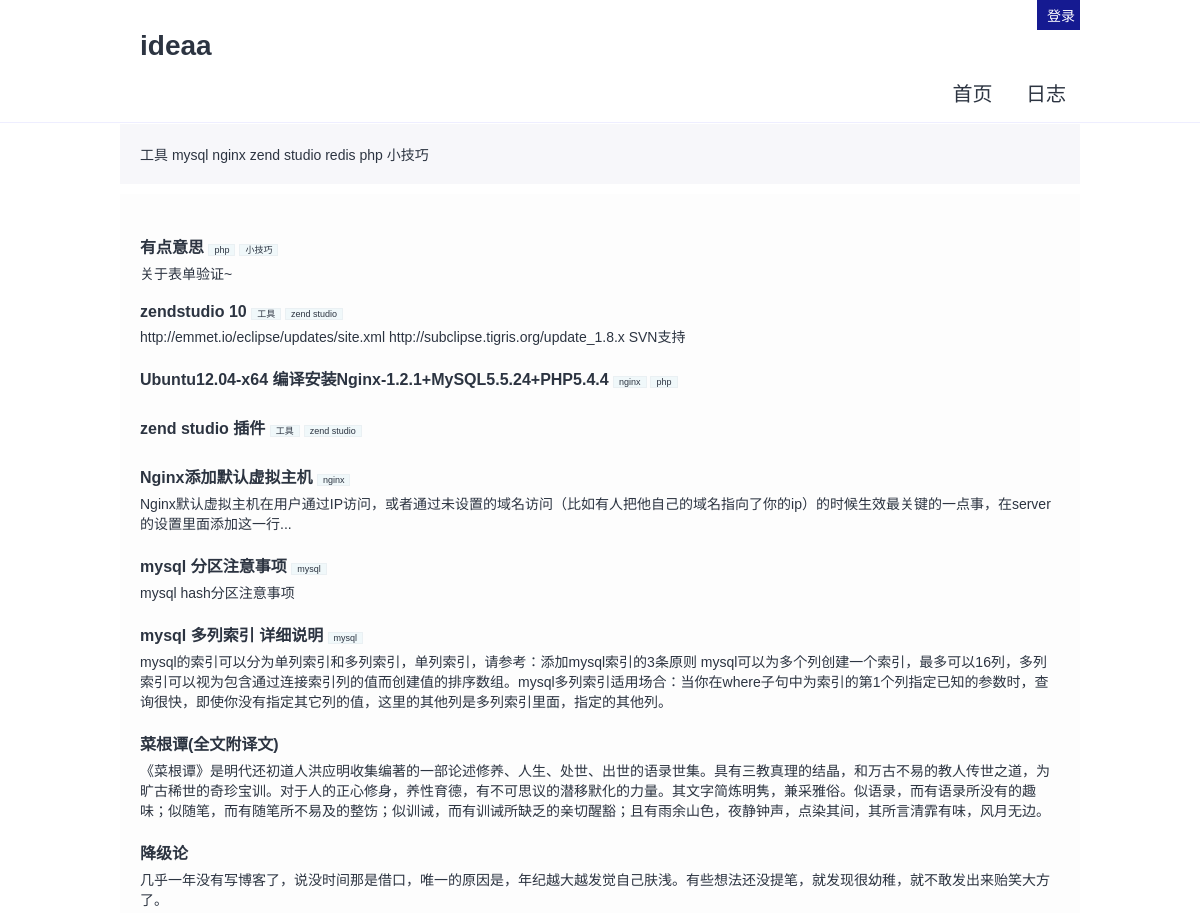
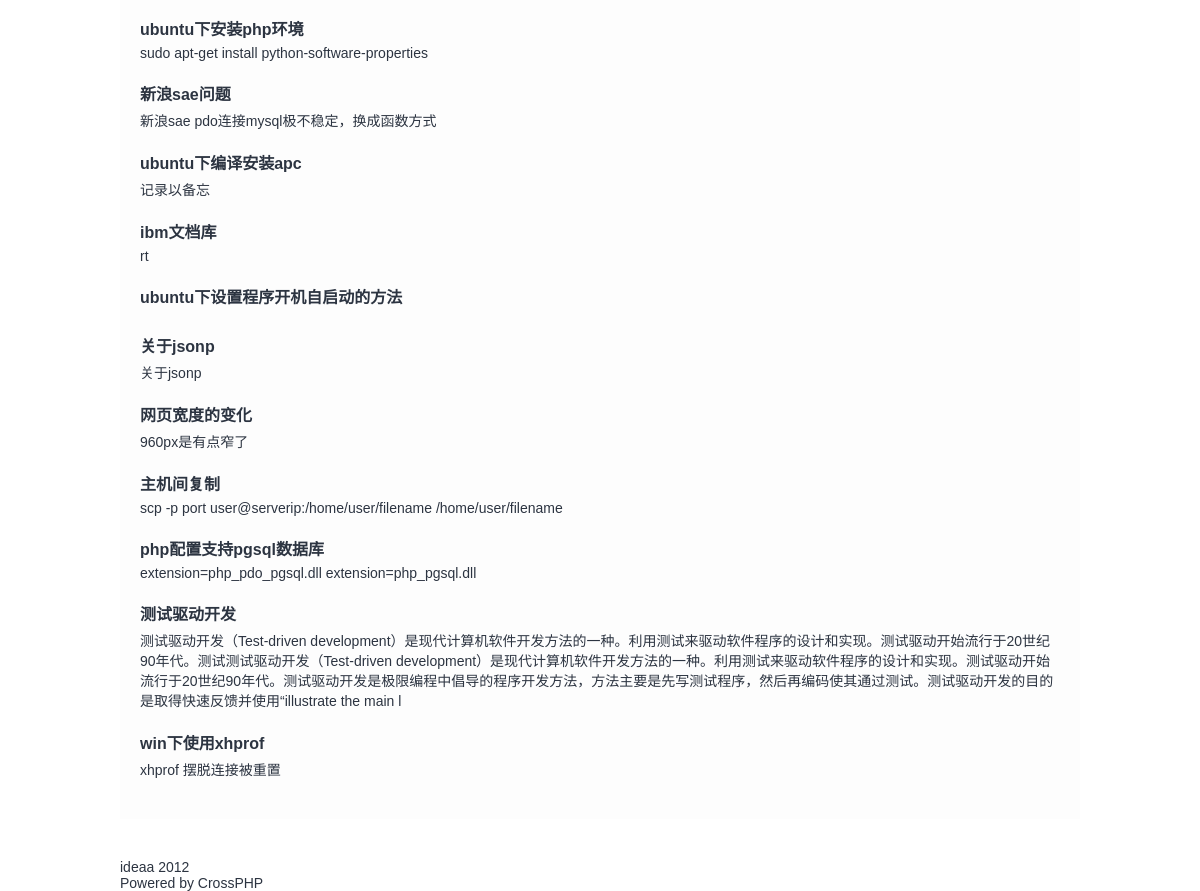
The page / on the database its author committed (2 pictures, top to bottom).
### tables this page shows
CREATE TABLE IF NOT EXISTS `article_tags` (
  `id` int(10) unsigned NOT NULL AUTO_INCREMENT,
  `tid` int(10) unsigned NOT NULL DEFAULT '0',
  `aid` int(10) unsigned NOT NULL DEFAULT '0',
  PRIMARY KEY (`id`),
  KEY `aid` (`aid`),
  KEY `tid` (`tid`)
);

CREATE TABLE IF NOT EXISTS `tags` (
  `id` int(10) unsigned NOT NULL AUTO_INCREMENT,
  `name` varchar(255) NOT NULL DEFAULT '',
  PRIMARY KEY (`id`),
  KEY `name` (`name`)
);

CREATE TABLE IF NOT EXISTS `article` (
  `id` int(11) NOT NULL AUTO_INCREMENT,
  `cid` tinyint(4) NOT NULL COMMENT '分类ID',
  `istop` tinyint(4) NOT NULL,
  `title` varchar(255) NOT NULL,
  `status` tinyint(4) NOT NULL DEFAULT '1',
  `author` varchar(128) NOT NULL,
  `desc` varchar(255) DEFAULT NULL,
  `content` text NOT NULL,
  `date` int(11) NOT NULL,
  PRIMARY KEY (`id`)
);

### app/home/views/MainView.php (called while the page is built, shortened)
<?php defined('DOCROOT')or die('Access Denied');
class MainView extends CoreView
{
    function index($data)
    {
        $article = $data["article"];
        include $this->tpl('main');
    }
}

### app/home/controllers/Main.php (called while the page is built, shortened)
<?php defined('DOCROOT')or die("Access Denied");
class Main extends CoreController
{
    function index()
    {
        $data["article"] = $data["tag"] = array();
        $data["article"] = $this->model->load("ArticleModel")->getArticle(0, 20);
        $data["tag"] = $this->model->load("UserModel")->get_all_tag();
        $this->view->display($data);
    }
}

### crossphp/core/Dispatcher.php (called while the page is built, shortened)
<?php defined('CROSSPHP_PATH')or die('Access Denied');
class Dispatcher
{
    private static $controller;
    private static $action;
    private static $params;
    private static $appConfig;
    private function __construct($appinit)
    {
        self::$appConfig = $appinit;
    }
    private static function parseRouter( $router, $args )
    {
        if(is_object($router)) {
            self::$controller     = $router->getController();
            self::$action         = $router->getAction();
            self::$params         = $router->getParams();
        }
    }
    public static function run($router, $args = null)
    {
        $_action = self::$action;
        $controller = new self::$controller( self::$controller, $_action, self::$params, self::$appConfig );
        return $controller->$_action( self::$params );
    }
}

### crossphp/core/Cross.php (called while the page is built, shortened)
<?php defined('CROSSPHP_PATH')or die('Access Denied');
class Cross {
    public  static $appname;
    private static $_config;
    private static $appset;
    private function __construct( $appname, $_config )
    {
        self::$appname = $appname;
        self::$_config = $_config;
    }
    static function config( )
    {
        return Config::getInstance( self::$appname )->init( self::$_config );
    }
    static function getAppset()
    {
        return self::config()->getInit();
    }
    static function router()
    {
        return Router::getInstance()->set( self::$appset )->getRouter();
    }
    private function appInit( )
    {
        self::$appset = self::getAppset();
    }
    public function run( $args = null )
    {
        Dispatcher::getInstance( self::config() )->run( self::router(), $args );
    }
}

### index.php (called while the page is built, shortened)
<?php define('DOCROOT', realpath(dirname(__FILE__)).DIRECTORY_SEPARATOR);
Cross::loadApp( 'home' )->run();

### crossphp/lib/DataAccess.php (called while the page is built, shortened)
<?php
class DataAccess
{
    private $_link;
    function __construct($dbhost, $dbuser, $dbpass, $dbname, $dbport="3306", $dbcharset="utf8")
    {
        $this->_link = mysql_connect($dbhost.':'.$dbport, $dbuser, $dbpass);
        return $this->_link;
    }
    private function query($sql)
    {
        $query = mysql_query($sql, $this->_link);
        if($query) return $query;
        else exit('Query error.'.mysql_errno().'-'.mysql_error());
    }
    public function fetchAll($sql)
    {
        $_query = $this->query($sql);
        $result = array();
        $i = 0;
        while($row = mysql_fetch_assoc($_query))
        {
            $result[$i] = $row;
            $i++;
        }
        return $result;
    }
}

### app/home/models/ArticleModel.php (called while the page is built, shortened)
<?php defined('DOCROOT')or die('Access Denied');
class ArticleModel extends CoreModel
{
    function getArticle($page=0, $pre=10)
    {
        $sql = "SELECT * FROM `article` ORDER BY `date` DESC LIMIT {$page}, {$pre}";
        $data = $this->link->fetchAll($sql);
        foreach($data as & $a) {
            $tag_sql = "SELECT at.tid as id, t.name as name FROM `article_tags` as at, `tags` as t WHERE at.aid={$a["id"]} AND at.tid=t.id";
            $a["tag"] = $this->link->fetchAll($tag_sql);
        }
        return $data;
    }
}
?>

### crossphp/core/Config.php (called while the page is built, shortened)
<?php defined('CROSSPHP_PATH')or die('Access Denied');
class ConfigBase implements ConfigInterface
{
    private $init;
    function get($config, $name=null)
    {
        if(is_string($config))
        {
            if(isset($this->init[$config])) {
                if($name) {
                    if(isset($this->init[$config][$name])) {
                        return $this->init[$config][$name];
                    } else {
                        return false;
                    }
                }
                return $this->init[$config];
            }
        }
    }
    function setInit($init)
    {
        $this->init = $init;
    }
}

### app/home/models/UserModel.php (called while the page is built, shortened)
<?php defined('DOCROOT')or die('Access Denied');
class UserModel extends CoreModel
{
    function get_all_tag()
    {
        $sql = "SELECT * FROM `tags`";
        return $this->link->fetchAll($sql);
    }
}

### crossphp/core/Loader.php (called while the page is built, shortened)
<?php defined('CROSSPHP_PATH')or die('Access Denied');
class Loader
{
    static private $coreClass;
    private function __construct( )
    {
        self::$coreClass = self::getCoreClass();
    }
    private static function getCoreClass()
    {
        return array
        (
            'RouterInterface'   => 'interface/RouterInterface.php',
            'Loader'        => 'core/Loader.php',
            'Dispatcher'    => 'core/Dispatcher.php',
            'FrameBase'     => 'core/FrameBase.php',
            'Config'        => 'core/Config.php',
            'Cache'         => 'core/Cache.php',
            'CrossException'    => 'exception/CrossException.php',
            'CoreException'     => 'exception/CoreException.php',
            'FrontException'    => 'exception/FrontException.php',
            'CacheException'    => 'exception/CacheException.php',
            'CoreController' => 'core/CoreController.php',
            'CoreModel'      => 'core/CoreModel.php',
            'CoreView'       => 'core/CoreView.php',
            'Request'        => 'core/Request.php',
            'Response'       => 'core/Response.php',
            'Router'         => 'core/Router.php',
            'UrlRouter'      => 'core/UrlRouter.php',
            'Helper'         => 'core/Helper.php',
            'Mcrypt'         => 'core/Mcrypt.php',
            'DEcode'         => 'core/DEcode.php',
            'HexCrypt'       => 'core/HexCrypt.php',
            'Page'          => 'lib/Page.php',
            'tsImg'         => 'lib/class.image.php',
            'MySql'         => 'lib/pdo_mysql.php',
            'MongoBase'     => 'lib/MongoBase.php',
            'DataAccess'    => 'lib/DataAccess.php',
            'resizeimage'   => 'lib/resizeimage.php',
            'PdoDataAccess' => 'lib/PdoDataAccess.php',
        );
    }
    static function autoLoad($classname)
    {
        if( isset(self::$coreClass[$classname]) ) {
            $_filename= CROSSPHP_PATH.self::$coreClass[$classname];
        }
    }
}

### crossphp/core/Helper.php (called while the page is built, shortened)
<?php defined('CROSSPHP_PATH')or die('Access Denied');
class Helper
{
	public static function echoStr($str,$len,$IsNotPoint=false)
	{
		$temp=self::GetShowLen($str);
		if($temp == $len) {
			return $str ;
		}else{
			$len = $len - 1 ;
		}
		$start = 0 ;
        $chars = $str;
        $i=0;
        $m=0;
        $n=0;
        do {
            if (isset($chars[$i]) && preg_match ("/[0-9a-zA-Z ,:.;?!'\"]/", $chars[$i])){
                $m++;
            } else {   $n++;  }
            $k = $n/3+$m/2;
            $l = $n/3+$m;
            $i++;
        } while($k < $len);
        $str1 = mb_substr($str,$start,$l,'utf-8');
        if(strlen($str)==strlen($str1)) return $str ;
        else if($IsNotPoint) {
            return $str1;
        }
        else return $str1."..";
	}
    public static function GetStrLen ($str)
    {
        return mb_strlen($str);
    }
    public static function GetShowLen ($s)
    {
        $al = self::GetStrLen($s);
        $el = 0;
        foreach (unpack("C*", $s) as $e)
        {
            if ($e <= 0x7F)
            {
                $el ++;
            }
        }
        return ($al - $el) + intval($el / 2) + $el % 2;
    }
}

### app/home/templates/web/page/article_list.tpl.php (the view, shortened to what this page needs)
<ul>
<?php foreach($article as $item) {
    ?>
    <li>
        <div class="articlelist">
            <a class="listtitle" href="<?php echo $this->link("article:detail", array($item["id"], "{$item["title"]}.html")) ?>">
                <?php echo $item["title"] ?>
            </a>
            <?php if(! empty($item["tag"])) : ?>
                <?php foreach($item["tag"] as $tag) : ?>
                <a style="font-size:9px;background: rgb(240, 248, 250);padding: 0px 5px;border:1px solid rgb(234, 240, 243)" href="<?php echo $this->link("tag",array($tag["id"], $tag["name"])) ?> "><?php echo $tag["name"] ?></a>
                <?php endforeach ?>
            <?php endif ?>
        </div>
        <div><?php echo Helper::echoStr(stripcslashes($item["desc"]), 400) ?></div>
    </li>
    <?php
} ?>
</ul>

### crossphp/core/CoreView.php (shortened to what this page needs)
<?php defined('CROSSPHP_PATH')or die('Access Denied');
class CoreView extends Response
{
    protected $urlconfig;
    function __construct($action = null, $controller = null, $params=null, $config = null)
    {
        $this->action = $action;
        $this->controller = $controller;
        $this->config = $config;
        $this->site_url = $this->config->get("sys", "site_url");
        $this->urlconfig = $this->config->get("url");
    }
    function getTplPath()
    {
        return $this->config->get("sys", "app_path").DS.'templates'.DS.$this->getTplPathByType().DS;
    }
    function link($_controller=null, $params=null)
    {
        $_linkurl = $this->site_url;
        if($_controller) {
            $_linkurl .= $this->makeController($_controller);
            $params = $this->makeParams($params);
        }
        if($params != '') {
            $_linkurl .= $this->urlconfig['dot'].$this->makeParams($params);
        }
        return $_linkurl;
    }
    private function makeController($_controller)
    {
        $_linkurl = '';
        if(false !== strpos($_controller, ":")){
            list($controller,$action) = explode(":", $_controller);
        } else {
            $controller = $_controller;
        }
        if($this->urlconfig ['rewrite']) {
            $_linkurl .= '/'.$controller;
        }
        if(isset($action)){
            $_linkurl .= $this->urlconfig['dot'].$action;
        }
        return $_linkurl;
    }
    private function makeParams($params)
    {
        $_linkurl = '';
        if($params) {
            if(is_array($params)) {
                $_linkurl = implode($this->urlconfig['dot'], $params);
            } else {
                $_linkurl = $params;
            }
        }
        return $_linkurl;
    }
    final function display(  $date=null, $method = null )
    {
        $_action = $this->action;
        if($method) {
            $this->$method($date);
        } else $this->$_action( $date );
        $_content = ob_get_clean();
        $this->loadLayer($_content);
    }
    function getTplPathByType()
    {
        return 'web';
    }
    function is_mobile()
    {
        $regex_match ="/(nokia|iphone|android|motorola|^mot\-|softbank|foma|docomo|kddi|up\.browser|up\.link|";
        $regex_match.="htc|dopod|blazer|netfront|helio|hosin|huawei|novarra|CoolPad|webos|techfaith|palmsource|";
        $regex_match.="blackberry|alcatel|amoi|ktouch|nexian|samsung|^sam\-|s[cg]h|^lge|ericsson|philips|sagem|wellcom|bunjalloo|maui|";
        $regex_match.="symbian|smartphone|midp|wap|phone|windows ce|iemobile|^spice|^bird|^zte\-|longcos|pantech|gionee|^sie\-|portalmmm|";
        $regex_match.="jig\s browser|hiptop|^ucweb|^benq|haier|^lct|opera\s*mobi|opera\*mini|320x320|240x320|176x220";
        $regex_match.=")/i";
        return isset($_SERVER['HTTP_X_WAP_PROFILE']) or isset($_SERVER['HTTP_PROFILE']) or preg_match($regex_match, strtolower($_SERVER['HTTP_USER_AGENT']));
    }
    function loadLayer($content, $seo=null)
    {
        $_realpath = $this->getTplPath().'layer'.DS;
        if( isset($layer) ) {
            $layer = $_realpath.$layer.'.layer.php';
        } else {
            $layer = $_realpath.'default.layer.php';
        }
        if( file_exists($layer) ) include $layer;
        else throw new CoreException($layer.' layer Not found!');
    }
}

### app/home/templates/web/page/main.tpl.php
<div class="tag">
    <?php foreach($data["tag"] as $tag) : ?>
    <a href="<?php echo $this->link("tag",array($tag["id"], $tag["name"])) ?> "><?php echo $tag["name"] ?></a>
    <?php endforeach ?>
</div>
<div class="main">
<?php include $this->tpl("article_list") ?>
</div>

### app/home/templates/web/layer/default.layer.php (shortened to what this page needs)
<!DOCTYPE html PUBLIC "-//W3C//DTD XHTML 1.0 Transitional//EN" "http://www.w3.org/TR/xhtml1/DTD/xhtml1-transitional.dtd">
<html xmlns="http://www.w3.org/1999/xhtml" xml:lang="zh-cn">
<head>
    <link rel="stylesheet" type="text/css" href="<?php echo $static_url ?>css/style.css" media="all" />
    <link rel="stylesheet" type="text/css" href="<?php echo STATIC_URL ?>editor/plugins/code/prettify.css" media="all" />
</head>
<body>
    <div class="wrap">
        <div class="panl">
            <ul>
            	<li>
                    <?php if(isset($_SESSION["u"])) : ?>
                    <a href="<?php echo $this->link("user") ?>">欢迎你: <?php echo $_SESSION["screen_name"] ?></a>
                    &nbsp;&nbsp;&nbsp;&nbsp;<a href="<?php echo $this->link("user:logout") ?>">退出</a>
                    <?php else : ?>
                    <a href="<?php echo $this->link("user:login") ?>">登录</a>
                    <?php endif ?>
                </li>
            </ul>
        </div>
    </div>
    <div class="wrap clear">
        <div class="logo">
            <a href="<?php echo SITE_URL ?>">
                <h1 class="toplogo">ideaa</h1>
            </a>
        </div>
    </div>
    <div class="topnav">
        <div class="wrap nav">
            <a href="<?php echo $this->link() ?>">首页</a>
            <a href="<?php echo $this->link("article") ?>" <?php if(strtolower($this->controller) == 'article') : ?>class="current"<?php endif ?>>日志</a>
        </div>
    </div>
    <div class="wrap content">
        <?php echo $content ?>
    </div>
    <div class="wrap foot clear">
        <span>ideaa 2012<br>Powered by CrossPHP</span>
    </div>
</body>
</html>

### static/css/style.css (style rules this page uses)
body, h1, h2, h3, h4, h5, h6, hr, p, blockquote, dl, dt, dd, ul, ol, li, pre, form, fieldset, legend, button, input, textarea, th, td { margin:0;padding:0 }
body { color:#2C3441;padding:0;margin:0;font-size:14px;font-family: 微软雅黑,Arial,Helvetica,sans-serif; }
a { color:#2C3441;text-decoration:none; }
ul li { list-style:none; }
.wrap { width:960px;margin:0 auto; }
.logo { margin:20px;width:200px; }
.panl { text-align:right;padding:5px;background:#151A91;float:right }
.panl li { background:#151A91;color:#ffffff;padding-left:5px; }
.panl li a { color:#ffffff; }
.topnav { height:25px;text-align:right;width:100%;position:relative;border-bottom:1px solid #eeeeff;height:40px;margin:20px 0;width:100%;margin:0 auto;line-height:25px;font-size:20px; }
.nav { height:40px; }
.topnav a { height:40px;padding:14px; }
.tag { background: rgb(247, 247, 250);padding:20px; }
.main { margin:10px auto;min-height:600px;background:#FDFDFD;padding:20px; }
.main li { margin:20px 0; }
.main .listtitle { font-size:16px;font-weight:700; }
.main .articlelist { padding-bottom:5px; }
.content { margin-top:1px;background:#ffffff; }
.foot { margin-top:40px; }
.foot span { text-align:center; }
.clear { clear:both }

### rows shown on the page
article_tags: tags.name "工具"
article_tags: tags.name "mysql"
article_tags: tags.name "nginx"
article_tags: tags.name "zend studio"
tags: name "redis"
article_tags: tags.name "php"
article_tags: tags.name "小技巧"
article: title "有点意思", desc "关于表单验证~"
article: title "zendstudio 10", desc "http://emmet.io/eclipse/updates/site.xml http://subclipse.tigris.org/update_1.8.x SVN支持"
article: title "Ubuntu12.04-x64 编译安装Nginx-1.2.1+MySQL5.5.24+PHP5.4.4"
article: title "zend studio 插件"
article: title "Nginx添加默认虚拟主机", desc "Nginx默认虚拟主机在用户通过IP访问，或者通过未设置的域名访问（比如有人把他自己的域名指向了你的ip）的时候生效最关键的一点事，在server的设置里面添加这一行..."
article: title "mysql 分区注意事项", desc "mysql hash分区注意事项"
article: title "mysql 多列索引 详细说明", desc "mysql的索引可以分为单列索引和多列索引，单列索引，请参考：添加mysql索引的3条原则 mysql可以为多个列创建一个索引，最多可以16列，多列索引可以视为包含通过连接索引列的值而创建值的排序数组。mysql多列索引适用场合：当你在where子句中为索引的第1个列指定已知的参数时，查询很快，即使你没有指定其它列的值，这里的其他列是多列索引里面，指定的其他列。"
article: title "菜根谭(全文附译文)", desc "《菜根谭》是明代还初道人洪应明收集编著的一部论述修养、人生、处世、出世的语录世集。具有三教真理的结晶，和万古不易的教人传世之道，为旷古稀世的奇珍宝训。对于人的正心修身，养性育德，有不可思议的潜移默化的力量。其文字简炼明隽，兼采雅俗。似语录，而有语录所没有的趣味；似随笔，而有随笔所不易及的整饬；似训诫，而有训诫所缺乏的亲切醒豁；且有雨余山色，夜静钟声，点染其间，其所言清霏有味，风月无边。"
article: title "降级论", desc "几乎一年没有写博客了，说没时间那是借口，唯一的原因是，年纪越大越发觉自己肤浅。有些想法还没提笔，就发现很幼稚，就不敢发出来贻笑大方了。"
article: title "ubuntu下安装php环境", desc "sudo apt-get install python-software-properties"
article: title "新浪sae问题", desc "新浪sae pdo连接mysql极不稳定，换成函数方式"
article: title "ubuntu下编译安装apc", desc "记录以备忘"
article: title "ibm文档库", desc "rt"
article: title "ubuntu下设置程序开机自启动的方法"
article: title "关于jsonp", desc "关于jsonp"
article: title "网页宽度的变化", desc "960px是有点窄了"
article: title "主机间复制", desc "scp -p port user@serverip:/home/user/filename /home/user/filename"
article: title "php配置支持pgsql数据库", desc "extension=php_pdo_pgsql.dll extension=php_pgsql.dll"
article: title "测试驱动开发", desc "测试驱动开发（Test-driven development）是现代计算机软件开发方法的一种。利用测试来驱动软件程序的设计和实现。测试驱动开始流行于20世纪90年代。测试测试驱动开发（Test-driven development）是现代计算机软件开发方法的一种。利用测试来驱动软件程序的设计和实现。测试驱动开始流行于20世纪90年代。测试驱动开发是极限编程中倡导的程序开发方法，方法主要是先写测试程序，然后再编码使其通过测试。测试驱动开发的目的是取得快速反馈并使用“illustrate the main l"
article: title "win下使用xhprof", desc "xhprof 摆脱连接被重置"
